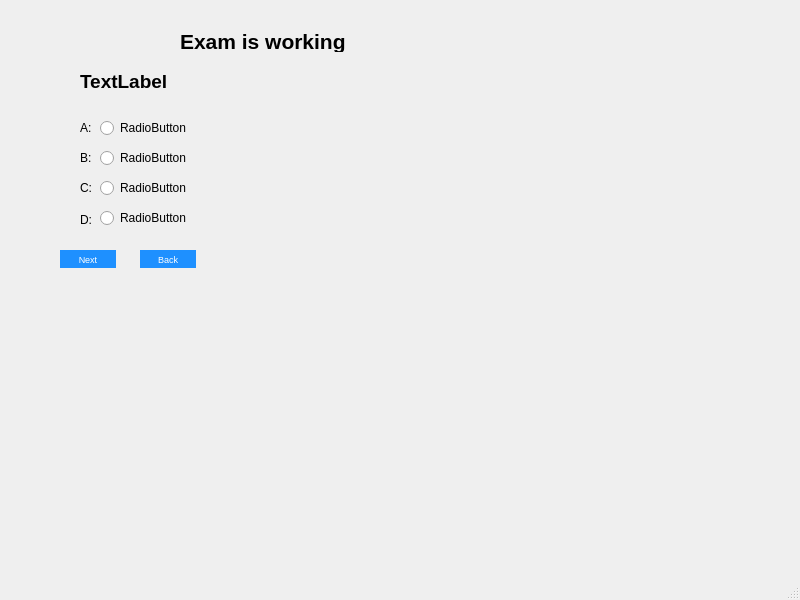
<?xml version="1.0" encoding="UTF-8"?>
<ui version="4.0">
 <class>ExamWindow</class>
 <widget class="QMainWindow" name="ExamWindow">
  <property name="geometry">
   <rect>
    <x>0</x>
    <y>0</y>
    <width>800</width>
    <height>600</height>
   </rect>
  </property>
  <property name="windowTitle">
   <string>MainWindow</string>
  </property>
  <widget class="QWidget" name="centralwidget">
   <widget class="QLabel" name="label">
    <property name="geometry">
     <rect>
      <x>180</x>
      <y>30</y>
      <width>251</width>
      <height>22</height>
     </rect>
    </property>
    <property name="font">
     <font>
      <pointsize>16</pointsize>
      <bold>true</bold>
     </font>
    </property>
    <property name="text">
     <string>Exam is working </string>
    </property>
   </widget>
   <widget class="QLabel" name="lblQuestion">
    <property name="geometry">
     <rect>
      <x>80</x>
      <y>70</y>
      <width>400</width>
      <height>31</height>
     </rect>
    </property>
    <property name="minimumSize">
     <size>
      <width>400</width>
      <height>20</height>
     </size>
    </property>
    <property name="font">
     <font>
      <pointsize>14</pointsize>
      <bold>true</bold>
     </font>
    </property>
    <property name="text">
     <string>TextLabel</string>
    </property>
    <property name="alignment">
     <set>Qt::AlignmentFlag::AlignLeading|Qt::AlignmentFlag::AlignLeft|Qt::AlignmentFlag::AlignTop</set>
    </property>
    <property name="wordWrap">
     <bool>true</bool>
    </property>
   </widget>
   <widget class="QRadioButton" name="rbOptionA">
    <property name="geometry">
     <rect>
      <x>100</x>
      <y>120</y>
      <width>221</width>
      <height>16</height>
     </rect>
    </property>
    <property name="minimumSize">
     <size>
      <width>60</width>
      <height>0</height>
     </size>
    </property>
    <property name="text">
     <string>RadioButton</string>
    </property>
   </widget>
   <widget class="QRadioButton" name="rbOptionB">
    <property name="geometry">
     <rect>
      <x>100</x>
      <y>150</y>
      <width>331</width>
      <height>16</height>
     </rect>
    </property>
    <property name="minimumSize">
     <size>
      <width>60</width>
      <height>0</height>
     </size>
    </property>
    <property name="text">
     <string>RadioButton</string>
    </property>
   </widget>
   <widget class="QRadioButton" name="rbOptionC">
    <property name="geometry">
     <rect>
      <x>100</x>
      <y>180</y>
      <width>411</width>
      <height>16</height>
     </rect>
    </property>
    <property name="minimumSize">
     <size>
      <width>60</width>
      <height>0</height>
     </size>
    </property>
    <property name="text">
     <string>RadioButton</string>
    </property>
   </widget>
   <widget class="QRadioButton" name="rbOptionD">
    <property name="geometry">
     <rect>
      <x>100</x>
      <y>210</y>
      <width>391</width>
      <height>16</height>
     </rect>
    </property>
    <property name="minimumSize">
     <size>
      <width>60</width>
      <height>0</height>
     </size>
    </property>
    <property name="text">
     <string>RadioButton</string>
    </property>
   </widget>
   <widget class="QLabel" name="label_2">
    <property name="geometry">
     <rect>
      <x>80</x>
      <y>120</y>
      <width>16</width>
      <height>16</height>
     </rect>
    </property>
    <property name="text">
     <string>A:</string>
    </property>
   </widget>
   <widget class="QLabel" name="label_3">
    <property name="geometry">
     <rect>
      <x>80</x>
      <y>150</y>
      <width>16</width>
      <height>16</height>
     </rect>
    </property>
    <property name="text">
     <string>B:</string>
    </property>
   </widget>
   <widget class="QLabel" name="label_4">
    <property name="geometry">
     <rect>
      <x>80</x>
      <y>180</y>
      <width>16</width>
      <height>16</height>
     </rect>
    </property>
    <property name="text">
     <string>C:</string>
    </property>
   </widget>
   <widget class="QLabel" name="label_5">
    <property name="geometry">
     <rect>
      <x>80</x>
      <y>210</y>
      <width>20</width>
      <height>20</height>
     </rect>
    </property>
    <property name="text">
     <string>D:</string>
    </property>
   </widget>
   <widget class="QPushButton" name="btnNext">
    <property name="geometry">
     <rect>
      <x>60</x>
      <y>250</y>
      <width>56</width>
      <height>18</height>
     </rect>
    </property>
    <property name="styleSheet">
     <string notr="true">QPushButton {
    background-color: #1E90FF;  
    color: white;                
    font-size: 9px;
    border-radius: 10px;
    padding: 2px 2px;
}

QPushButton:hover {
    background-color: #187bcd;   
}</string>
    </property>
    <property name="text">
     <string>Next</string>
    </property>
   </widget>
   <widget class="QPushButton" name="btnBack">
    <property name="geometry">
     <rect>
      <x>140</x>
      <y>250</y>
      <width>56</width>
      <height>18</height>
     </rect>
    </property>
    <property name="styleSheet">
     <string notr="true">QPushButton {
    background-color: #1E90FF;  
    color: white;                
    font-size: 9px;
    border-radius: 10px;
    padding: 2px 2px;
}

QPushButton:hover {
    background-color: #187bcd;   
}</string>
    </property>
    <property name="text">
     <string>Back</string>
    </property>
   </widget>
  </widget>
  <widget class="QMenuBar" name="menubar">
   <property name="geometry">
    <rect>
     <x>0</x>
     <y>0</y>
     <width>800</width>
     <height>18</height>
    </rect>
   </property>
  </widget>
  <widget class="QStatusBar" name="statusbar"/>
 </widget>
 <resources/>
 <connections/>
</ui>
